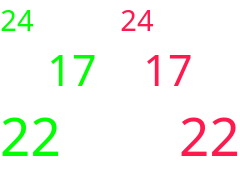
<?xml version="1.0" encoding="UTF-8"?>
<ui version="4.0">
 <class>FormDamageInfo</class>
 <widget class="QWidget" name="FormDamageInfo">
  <property name="geometry">
   <rect>
    <x>0</x>
    <y>0</y>
    <width>240</width>
    <height>152</height>
   </rect>
  </property>
  <property name="windowTitle">
   <string>Form</string>
  </property>
  <property name="styleSheet">
   <string notr="true">QWidget
{
	background-color: rgba(255, 255, 255, 0);
}</string>
  </property>
  <layout class="QHBoxLayout" name="horizontalLayout">
   <property name="spacing">
    <number>0</number>
   </property>
   <property name="leftMargin">
    <number>0</number>
   </property>
   <property name="topMargin">
    <number>0</number>
   </property>
   <property name="rightMargin">
    <number>0</number>
   </property>
   <property name="bottomMargin">
    <number>0</number>
   </property>
   <item>
    <layout class="QVBoxLayout" name="verticalLayout">
     <property name="spacing">
      <number>0</number>
     </property>
     <item>
      <layout class="QHBoxLayout" name="horizontalLayout_2">
       <item>
        <widget class="QLabel" name="labelCure2">
         <property name="sizePolicy">
          <sizepolicy hsizetype="Fixed" vsizetype="Fixed">
           <horstretch>0</horstretch>
           <verstretch>0</verstretch>
          </sizepolicy>
         </property>
         <property name="font">
          <font>
           <family>Cooper Black</family>
           <pointsize>22</pointsize>
           <weight>50</weight>
           <bold>false</bold>
          </font>
         </property>
         <property name="styleSheet">
          <string notr="true">color: rgb(0, 255, 0);</string>
         </property>
         <property name="text">
          <string>24</string>
         </property>
         <property name="scaledContents">
          <bool>false</bool>
         </property>
         <property name="alignment">
          <set>Qt::AlignBottom|Qt::AlignHCenter</set>
         </property>
        </widget>
       </item>
       <item>
        <spacer name="horizontalSpacer_6">
         <property name="orientation">
          <enum>Qt::Horizontal</enum>
         </property>
         <property name="sizeHint" stdset="0">
          <size>
           <width>40</width>
           <height>20</height>
          </size>
         </property>
        </spacer>
       </item>
       <item>
        <widget class="QLabel" name="labelDamage2">
         <property name="sizePolicy">
          <sizepolicy hsizetype="Fixed" vsizetype="Fixed">
           <horstretch>0</horstretch>
           <verstretch>0</verstretch>
          </sizepolicy>
         </property>
         <property name="font">
          <font>
           <family>Cooper Black</family>
           <pointsize>22</pointsize>
           <weight>50</weight>
           <bold>false</bold>
          </font>
         </property>
         <property name="styleSheet">
          <string notr="true">color: rgb(255, 25, 78);</string>
         </property>
         <property name="text">
          <string>24</string>
         </property>
         <property name="scaledContents">
          <bool>false</bool>
         </property>
         <property name="alignment">
          <set>Qt::AlignBottom|Qt::AlignHCenter</set>
         </property>
        </widget>
       </item>
       <item>
        <spacer name="horizontalSpacer">
         <property name="orientation">
          <enum>Qt::Horizontal</enum>
         </property>
         <property name="sizeHint" stdset="0">
          <size>
           <width>0</width>
           <height>0</height>
          </size>
         </property>
        </spacer>
       </item>
      </layout>
     </item>
     <item>
      <layout class="QHBoxLayout" name="horizontalLayout_3">
       <item>
        <spacer name="horizontalSpacer_5">
         <property name="orientation">
          <enum>Qt::Horizontal</enum>
         </property>
         <property name="sizeHint" stdset="0">
          <size>
           <width>40</width>
           <height>20</height>
          </size>
         </property>
        </spacer>
       </item>
       <item>
        <widget class="QLabel" name="labelCure1">
         <property name="sizePolicy">
          <sizepolicy hsizetype="Fixed" vsizetype="Fixed">
           <horstretch>0</horstretch>
           <verstretch>0</verstretch>
          </sizepolicy>
         </property>
         <property name="font">
          <font>
           <family>Cooper Black</family>
           <pointsize>32</pointsize>
           <weight>50</weight>
           <bold>false</bold>
          </font>
         </property>
         <property name="styleSheet">
          <string notr="true">color: rgb(0, 255, 0);</string>
         </property>
         <property name="text">
          <string>17</string>
         </property>
         <property name="scaledContents">
          <bool>false</bool>
         </property>
         <property name="alignment">
          <set>Qt::AlignBottom|Qt::AlignHCenter</set>
         </property>
        </widget>
       </item>
       <item>
        <spacer name="horizontalSpacer_2">
         <property name="orientation">
          <enum>Qt::Horizontal</enum>
         </property>
         <property name="sizeHint" stdset="0">
          <size>
           <width>0</width>
           <height>0</height>
          </size>
         </property>
        </spacer>
       </item>
       <item>
        <widget class="QLabel" name="labelDamage1">
         <property name="sizePolicy">
          <sizepolicy hsizetype="Fixed" vsizetype="Fixed">
           <horstretch>0</horstretch>
           <verstretch>0</verstretch>
          </sizepolicy>
         </property>
         <property name="font">
          <font>
           <family>Cooper Black</family>
           <pointsize>32</pointsize>
           <weight>50</weight>
           <bold>false</bold>
          </font>
         </property>
         <property name="styleSheet">
          <string notr="true">color: rgb(255, 25, 78);</string>
         </property>
         <property name="text">
          <string>17</string>
         </property>
         <property name="scaledContents">
          <bool>false</bool>
         </property>
         <property name="alignment">
          <set>Qt::AlignBottom|Qt::AlignHCenter</set>
         </property>
        </widget>
       </item>
       <item>
        <spacer name="horizontalSpacer_3">
         <property name="orientation">
          <enum>Qt::Horizontal</enum>
         </property>
         <property name="sizeHint" stdset="0">
          <size>
           <width>0</width>
           <height>0</height>
          </size>
         </property>
        </spacer>
       </item>
      </layout>
     </item>
     <item>
      <layout class="QHBoxLayout" name="horizontalLayout_4">
       <item>
        <widget class="QLabel" name="labelCure0">
         <property name="sizePolicy">
          <sizepolicy hsizetype="Fixed" vsizetype="Fixed">
           <horstretch>0</horstretch>
           <verstretch>0</verstretch>
          </sizepolicy>
         </property>
         <property name="font">
          <font>
           <family>Cooper Black</family>
           <pointsize>40</pointsize>
           <weight>50</weight>
           <bold>false</bold>
          </font>
         </property>
         <property name="styleSheet">
          <string notr="true">color: rgb(0, 255, 0);</string>
         </property>
         <property name="text">
          <string>22</string>
         </property>
         <property name="scaledContents">
          <bool>false</bool>
         </property>
         <property name="alignment">
          <set>Qt::AlignBottom|Qt::AlignHCenter</set>
         </property>
        </widget>
       </item>
       <item>
        <spacer name="horizontalSpacer_4">
         <property name="orientation">
          <enum>Qt::Horizontal</enum>
         </property>
         <property name="sizeHint" stdset="0">
          <size>
           <width>0</width>
           <height>0</height>
          </size>
         </property>
        </spacer>
       </item>
       <item>
        <widget class="QLabel" name="labelDamage0">
         <property name="sizePolicy">
          <sizepolicy hsizetype="Fixed" vsizetype="Fixed">
           <horstretch>0</horstretch>
           <verstretch>0</verstretch>
          </sizepolicy>
         </property>
         <property name="font">
          <font>
           <family>Cooper Black</family>
           <pointsize>40</pointsize>
           <weight>50</weight>
           <bold>false</bold>
          </font>
         </property>
         <property name="styleSheet">
          <string notr="true">color: rgb(255, 25, 78);</string>
         </property>
         <property name="text">
          <string>22</string>
         </property>
         <property name="scaledContents">
          <bool>false</bool>
         </property>
         <property name="alignment">
          <set>Qt::AlignBottom|Qt::AlignHCenter</set>
         </property>
        </widget>
       </item>
      </layout>
     </item>
    </layout>
   </item>
  </layout>
 </widget>
 <resources/>
 <connections/>
</ui>
